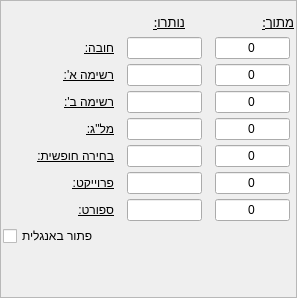
                <widget class="QFrame" name="frame_3">
                 <property name="sizePolicy">
                  <sizepolicy hsizetype="Minimum" vsizetype="Preferred">
                   <horstretch>0</horstretch>
                   <verstretch>0</verstretch>
                  </sizepolicy>
                 </property>
                 <property name="maximumSize">
                  <size>
                   <width>340</width>
                   <height>16777215</height>
                  </size>
                 </property>
                 <property name="frameShape">
                  <enum>QFrame::StyledPanel</enum>
                 </property>
                 <property name="frameShadow">
                  <enum>QFrame::Raised</enum>
                 </property>
                 <layout class="QGridLayout" name="gridLayout_8">
                  <property name="leftMargin">
                   <number>2</number>
                  </property>
                  <property name="rightMargin">
                   <number>2</number>
                  </property>
                  <property name="horizontalSpacing">
                   <number>2</number>
                  </property>
                  <item row="0" column="0">
                   <layout class="QVBoxLayout" name="verticalLayout_23">
                    <property name="spacing">
                     <number>5</number>
                    </property>
                    <property name="sizeConstraint">
                     <enum>QLayout::SetMinimumSize</enum>
                    </property>
                    <item>
                     <layout class="QHBoxLayout" name="horizontalLayout_85">
                      <property name="spacing">
                       <number>12</number>
                      </property>
                      <property name="sizeConstraint">
                       <enum>QLayout::SetMinimumSize</enum>
                      </property>
                      <item>
                       <spacer name="horizontalSpacer_2">
                        <property name="orientation">
                         <enum>Qt::Horizontal</enum>
                        </property>
                        <property name="sizeType">
                         <enum>QSizePolicy::Fixed</enum>
                        </property>
                        <property name="sizeHint" stdset="0">
                         <size>
                          <width>150</width>
                          <height>20</height>
                         </size>
                        </property>
                       </spacer>
                      </item>
                      <item>
                       <widget class="QLabel" name="done_label_7">
                        <property name="sizePolicy">
                         <sizepolicy hsizetype="Minimum" vsizetype="Minimum">
                          <horstretch>0</horstretch>
                          <verstretch>0</verstretch>
                         </sizepolicy>
                        </property>
                        <property name="maximumSize">
                         <size>
                          <width>110</width>
                          <height>16777215</height>
                         </size>
                        </property>
                        <property name="font">
                         <font>
                          <family>Noto Sans</family>
                          <pointsize>10</pointsize>
                          <weight>7</weight>
                          <italic>false</italic>
                          <bold>false</bold>
                          <underline>true</underline>
                         </font>
                        </property>
                        <property name="styleSheet">
                         <string notr="true">font: 57 10pt &quot;Noto Sans&quot;;</string>
                        </property>
                        <property name="text">
                         <string>נותרו:</string>
                        </property>
                       </widget>
                      </item>
                      <item>
                       <spacer name="horizontalSpacer_5">
                        <property name="orientation">
                         <enum>Qt::Horizontal</enum>
                        </property>
                        <property name="sizeType">
                         <enum>QSizePolicy::Fixed</enum>
                        </property>
                        <property name="sizeHint" stdset="0">
                         <size>
                          <width>50</width>
                          <height>20</height>
                         </size>
                        </property>
                       </spacer>
                      </item>
                      <item>
                       <widget class="QLabel" name="of_label_7">
                        <property name="sizePolicy">
                         <sizepolicy hsizetype="Expanding" vsizetype="Minimum">
                          <horstretch>0</horstretch>
                          <verstretch>0</verstretch>
                         </sizepolicy>
                        </property>
                        <property name="maximumSize">
                         <size>
                          <width>110</width>
                          <height>16777215</height>
                         </size>
                        </property>
                        <property name="font">
                         <font>
                          <family>Noto Sans</family>
                          <pointsize>10</pointsize>
                          <weight>7</weight>
                          <italic>false</italic>
                          <bold>false</bold>
                          <underline>true</underline>
                         </font>
                        </property>
                        <property name="toolTip">
                         <string>&lt;html&gt;&lt;head/&gt;&lt;body&gt;&lt;p&gt;יש למלא&lt;/p&gt;&lt;/body&gt;&lt;/html&gt;</string>
                        </property>
                        <property name="styleSheet">
                         <string notr="true">font: 57 10pt &quot;Noto Sans&quot;;</string>
                        </property>
                        <property name="text">
                         <string>מתוך:</string>
                        </property>
                       </widget>
                      </item>
                     </layout>
                    </item>
                    <item>
                     <layout class="QHBoxLayout" name="horizontalLayout_92">
                      <property name="spacing">
                       <number>12</number>
                      </property>
                      <property name="sizeConstraint">
                       <enum>QLayout::SetDefaultConstraint</enum>
                      </property>
                      <item>
                       <widget class="QLabel" name="must_label">
                        <property name="sizePolicy">
                         <sizepolicy hsizetype="Minimum" vsizetype="Fixed">
                          <horstretch>0</horstretch>
                          <verstretch>0</verstretch>
                         </sizepolicy>
                        </property>
                        <property name="maximumSize">
                         <size>
                          <width>110</width>
                          <height>16777215</height>
                         </size>
                        </property>
                        <property name="font">
                         <font>
                          <underline>true</underline>
                         </font>
                        </property>
                        <property name="text">
                         <string>חובה:</string>
                        </property>
                       </widget>
                      </item>
                      <item>
                       <widget class="QLineEdit" name="must_done_in">
                        <property name="sizePolicy">
                         <sizepolicy hsizetype="Minimum" vsizetype="Minimum">
                          <horstretch>0</horstretch>
                          <verstretch>0</verstretch>
                         </sizepolicy>
                        </property>
                        <property name="maximumSize">
                         <size>
                          <width>75</width>
                          <height>16777215</height>
                         </size>
                        </property>
                        <property name="text">
                         <string/>
                        </property>
                        <property name="alignment">
                         <set>Qt::AlignCenter</set>
                        </property>
                        <property name="readOnly">
                         <bool>true</bool>
                        </property>
                       </widget>
                      </item>
                      <item>
                       <widget class="QLineEdit" name="must_of_in">
                        <property name="sizePolicy">
                         <sizepolicy hsizetype="Expanding" vsizetype="Minimum">
                          <horstretch>0</horstretch>
                          <verstretch>0</verstretch>
                         </sizepolicy>
                        </property>
                        <property name="maximumSize">
                         <size>
                          <width>75</width>
                          <height>16777215</height>
                         </size>
                        </property>
                        <property name="text">
                         <string>0</string>
                        </property>
                        <property name="alignment">
                         <set>Qt::AlignCenter</set>
                        </property>
                       </widget>
                      </item>
                     </layout>
                    </item>
                    <item>
                     <layout class="QHBoxLayout" name="horizontalLayout_86">
                      <property name="spacing">
                       <number>12</number>
                      </property>
                      <item>
                       <widget class="QLabel" name="list_a_label_7">
                        <property name="sizePolicy">
                         <sizepolicy hsizetype="Minimum" vsizetype="Fixed">
                          <horstretch>0</horstretch>
                          <verstretch>0</verstretch>
                         </sizepolicy>
                        </property>
                        <property name="maximumSize">
                         <size>
                          <width>110</width>
                          <height>16777215</height>
                         </size>
                        </property>
                        <property name="font">
                         <font>
                          <underline>true</underline>
                         </font>
                        </property>
                        <property name="text">
                         <string>רשימה א':</string>
                        </property>
                       </widget>
                      </item>
                      <item>
                       <widget class="QLineEdit" name="list_a_done_in_7">
                        <property name="sizePolicy">
                         <sizepolicy hsizetype="Minimum" vsizetype="Minimum">
                          <horstretch>0</horstretch>
                          <verstretch>0</verstretch>
                         </sizepolicy>
                        </property>
                        <property name="maximumSize">
                         <size>
                          <width>75</width>
                          <height>16777215</height>
                         </size>
                        </property>
                        <property name="text">
                         <string/>
                        </property>
                        <property name="alignment">
                         <set>Qt::AlignCenter</set>
                        </property>
                        <property name="readOnly">
                         <bool>true</bool>
                        </property>
                       </widget>
                      </item>
                      <item>
                       <widget class="QLineEdit" name="list_a_of_in_7">
                        <property name="sizePolicy">
                         <sizepolicy hsizetype="Expanding" vsizetype="Minimum">
                          <horstretch>0</horstretch>
                          <verstretch>0</verstretch>
                         </sizepolicy>
                        </property>
                        <property name="maximumSize">
                         <size>
                          <width>75</width>
                          <height>16777215</height>
                         </size>
                        </property>
                        <property name="text">
                         <string>0</string>
                        </property>
                        <property name="alignment">
                         <set>Qt::AlignCenter</set>
                        </property>
                       </widget>
                      </item>
                     </layout>
                    </item>
                    <item>
                     <layout class="QHBoxLayout" name="horizontalLayout_87">
                      <property name="spacing">
                       <number>12</number>
                      </property>
                      <item>
                       <widget class="QLabel" name="list_b_label_7">
                        <property name="sizePolicy">
                         <sizepolicy hsizetype="Minimum" vsizetype="Fixed">
                          <horstretch>0</horstretch>
                          <verstretch>0</verstretch>
                         </sizepolicy>
                        </property>
                        <property name="maximumSize">
                         <size>
                          <width>110</width>
                          <height>16777215</height>
                         </size>
                        </property>
                        <property name="font">
                         <font>
                          <underline>true</underline>
                         </font>
                        </property>
                        <property name="text">
                         <string>רשימה ב':</string>
                        </property>
                       </widget>
                      </item>
                      <item>
                       <widget class="QLineEdit" name="list_b_done_in_7">
                        <property name="sizePolicy">
                         <sizepolicy hsizetype="Minimum" vsizetype="Minimum">
                          <horstretch>0</horstretch>
                          <verstretch>0</verstretch>
                         </sizepolicy>
                        </property>
                        <property name="maximumSize">
                         <size>
                          <width>75</width>
                          <height>16777215</height>
                         </size>
                        </property>
                        <property name="text">
                         <string/>
                        </property>
                        <property name="alignment">
                         <set>Qt::AlignCenter</set>
                        </property>
                        <property name="readOnly">
                         <bool>true</bool>
                        </property>
                       </widget>
                      </item>
                      <item>
                       <widget class="QLineEdit" name="list_b_of_in_7">
                        <property name="sizePolicy">
                         <sizepolicy hsizetype="Expanding" vsizetype="Minimum">
                          <horstretch>0</horstretch>
                          <verstretch>0</verstretch>
                         </sizepolicy>
                        </property>
                        <property name="maximumSize">
                         <size>
                          <width>75</width>
                          <height>16777215</height>
                         </size>
                        </property>
                        <property name="text">
                         <string>0</string>
                        </property>
                        <property name="alignment">
                         <set>Qt::AlignCenter</set>
                        </property>
                       </widget>
                      </item>
                     </layout>
                    </item>
                    <item>
                     <layout class="QHBoxLayout" name="horizontalLayout_94">
                      <property name="spacing">
                       <number>12</number>
                      </property>
                      <item>
                       <widget class="QLabel" name="malag_label_">
                        <property name="sizePolicy">
                         <sizepolicy hsizetype="Minimum" vsizetype="Minimum">
                          <horstretch>0</horstretch>
                          <verstretch>0</verstretch>
                         </sizepolicy>
                        </property>
                        <property name="maximumSize">
                         <size>
                          <width>110</width>
                          <height>16777215</height>
                         </size>
                        </property>
                        <property name="styleSheet">
                         <string notr="true">font: 10pt &quot;Noto Sans&quot;;
text-decoration: underline;</string>
                        </property>
                        <property name="text">
                         <string>מל&quot;ג:</string>
                        </property>
                       </widget>
                      </item>
                      <item>
                       <widget class="QLineEdit" name="malag_done_in">
                        <property name="sizePolicy">
                         <sizepolicy hsizetype="Minimum" vsizetype="Minimum">
                          <horstretch>0</horstretch>
                          <verstretch>0</verstretch>
                         </sizepolicy>
                        </property>
                        <property name="maximumSize">
                         <size>
                          <width>75</width>
                          <height>16777215</height>
                         </size>
                        </property>
                        <property name="text">
                         <string/>
                        </property>
                        <property name="alignment">
                         <set>Qt::AlignCenter</set>
                        </property>
                        <property name="readOnly">
                         <bool>true</bool>
                        </property>
                       </widget>
                      </item>
                      <item>
                       <widget class="QLineEdit" name="malag_of_in">
                        <property name="sizePolicy">
                         <sizepolicy hsizetype="Expanding" vsizetype="Minimum">
                          <horstretch>0</horstretch>
                          <verstretch>0</verstretch>
                         </sizepolicy>
                        </property>
                        <property name="maximumSize">
                         <size>
                          <width>75</width>
                          <height>16777215</height>
                         </size>
                        </property>
                        <property name="text">
                         <string>0</string>
                        </property>
                        <property name="alignment">
                         <set>Qt::AlignCenter</set>
                        </property>
                       </widget>
                      </item>
                     </layout>
                    </item>
                    <item>
                     <layout class="QHBoxLayout" name="horizontalLayout_90">
                      <property name="spacing">
                       <number>12</number>
                      </property>
                      <item>
                       <widget class="QLabel" name="free_label_7">
                        <property name="sizePolicy">
                         <sizepolicy hsizetype="Minimum" vsizetype="Minimum">
                          <horstretch>0</horstretch>
                          <verstretch>0</verstretch>
                         </sizepolicy>
                        </property>
                        <property name="maximumSize">
                         <size>
                          <width>110</width>
                          <height>16777215</height>
                         </size>
                        </property>
                        <property name="styleSheet">
                         <string notr="true">font: 10pt &quot;Noto Sans&quot;;
text-decoration: underline;</string>
                        </property>
                        <property name="text">
                         <string>בחירה חופשית:</string>
                        </property>
                       </widget>
                      </item>
                      <item>
                       <widget class="QLineEdit" name="free_done_in_7">
                        <property name="sizePolicy">
                         <sizepolicy hsizetype="Minimum" vsizetype="Minimum">
                          <horstretch>0</horstretch>
                          <verstretch>0</verstretch>
                         </sizepolicy>
                        </property>
                        <property name="maximumSize">
                         <size>
                          <width>75</width>
                          <height>16777215</height>
                         </size>
                        </property>
                        <property name="text">
                         <string/>
                        </property>
                        <property name="alignment">
                         <set>Qt::AlignCenter</set>
                        </property>
                        <property name="readOnly">
                         <bool>true</bool>
                        </property>
                       </widget>
                      </item>
                      <item>
                       <widget class="QLineEdit" name="free_of_in_7">
                        <property name="sizePolicy">
                         <sizepolicy hsizetype="Expanding" vsizetype="Minimum">
                          <horstretch>0</horstretch>
                          <verstretch>0</verstretch>
                         </sizepolicy>
                        </property>
                        <property name="maximumSize">
                         <size>
                          <width>75</width>
                          <height>16777215</height>
                         </size>
                        </property>
                        <property name="text">
                         <string>0</string>
                        </property>
                        <property name="alignment">
                         <set>Qt::AlignCenter</set>
                        </property>
                       </widget>
                      </item>
                     </layout>
                    </item>
                    <item>
                     <layout class="QHBoxLayout" name="horizontalLayout_88">
                      <property name="spacing">
                       <number>12</number>
                      </property>
                      <item>
                       <widget class="QLabel" name="project_label_7">
                        <property name="sizePolicy">
                         <sizepolicy hsizetype="Minimum" vsizetype="Fixed">
                          <horstretch>0</horstretch>
                          <verstretch>0</verstretch>
                         </sizepolicy>
                        </property>
                        <property name="maximumSize">
                         <size>
                          <width>110</width>
                          <height>16777215</height>
                         </size>
                        </property>
                        <property name="font">
                         <font>
                          <underline>true</underline>
                         </font>
                        </property>
                        <property name="text">
                         <string>פרוייקט:</string>
                        </property>
                       </widget>
                      </item>
                      <item>
                       <widget class="QLineEdit" name="project_done_in_7">
                        <property name="sizePolicy">
                         <sizepolicy hsizetype="Minimum" vsizetype="Minimum">
                          <horstretch>0</horstretch>
                          <verstretch>0</verstretch>
                         </sizepolicy>
                        </property>
                        <property name="maximumSize">
                         <size>
                          <width>75</width>
                          <height>16777215</height>
                         </size>
                        </property>
                        <property name="text">
                         <string/>
                        </property>
                        <property name="alignment">
                         <set>Qt::AlignCenter</set>
                        </property>
                        <property name="readOnly">
                         <bool>true</bool>
                        </property>
                       </widget>
                      </item>
                      <item>
                       <widget class="QLineEdit" name="project_of_in_7">
                        <property name="sizePolicy">
                         <sizepolicy hsizetype="Expanding" vsizetype="Minimum">
                          <horstretch>0</horstretch>
                          <verstretch>0</verstretch>
                         </sizepolicy>
                        </property>
                        <property name="maximumSize">
                         <size>
                          <width>75</width>
                          <height>16777215</height>
                         </size>
                        </property>
                        <property name="layoutDirection">
                         <enum>Qt::LeftToRight</enum>
                        </property>
                        <property name="text">
                         <string>0</string>
                        </property>
                        <property name="alignment">
                         <set>Qt::AlignCenter</set>
                        </property>
                       </widget>
                      </item>
                     </layout>
                    </item>
                    <item>
                     <layout class="QHBoxLayout" name="horizontalLayout_89">
                      <property name="spacing">
                       <number>12</number>
                      </property>
                      <item>
                       <widget class="QLabel" name="sport_label_7">
                        <property name="sizePolicy">
                         <sizepolicy hsizetype="Minimum" vsizetype="Fixed">
                          <horstretch>0</horstretch>
                          <verstretch>0</verstretch>
                         </sizepolicy>
                        </property>
                        <property name="maximumSize">
                         <size>
                          <width>110</width>
                          <height>16777215</height>
                         </size>
                        </property>
                        <property name="styleSheet">
                         <string notr="true">font: 10pt &quot;Noto Sans&quot;;
text-decoration: underline;</string>
                        </property>
                        <property name="text">
                         <string>ספורט:</string>
                        </property>
                       </widget>
                      </item>
                      <item>
                       <widget class="QLineEdit" name="sport_done_in_7">
                        <property name="sizePolicy">
                         <sizepolicy hsizetype="Minimum" vsizetype="Minimum">
                          <horstretch>0</horstretch>
                          <verstretch>0</verstretch>
                         </sizepolicy>
                        </property>
                        <property name="maximumSize">
                         <size>
                          <width>75</width>
                          <height>16777215</height>
                         </size>
                        </property>
                        <property name="text">
                         <string/>
                        </property>
                        <property name="alignment">
                         <set>Qt::AlignCenter</set>
                        </property>
                        <property name="readOnly">
                         <bool>true</bool>
                        </property>
                       </widget>
                      </item>
                      <item>
                       <widget class="QLineEdit" name="sport_of_in_7">
                        <property name="sizePolicy">
                         <sizepolicy hsizetype="Expanding" vsizetype="Minimum">
                          <horstretch>0</horstretch>
                          <verstretch>0</verstretch>
                         </sizepolicy>
                        </property>
                        <property name="maximumSize">
                         <size>
                          <width>75</width>
                          <height>16777215</height>
                         </size>
                        </property>
                        <property name="layoutDirection">
                         <enum>Qt::LeftToRight</enum>
                        </property>
                        <property name="text">
                         <string>0</string>
                        </property>
                        <property name="alignment">
                         <set>Qt::AlignCenter</set>
                        </property>
                       </widget>
                      </item>
                     </layout>
                    </item>
                    <item>
                     <layout class="QHBoxLayout" name="horizontalLayout_91">
                      <property name="spacing">
                       <number>12</number>
                      </property>
                      <item>
                       <widget class="QCheckBox" name="english_checkbox_7">
                        <property name="maximumSize">
                         <size>
                          <width>120</width>
                          <height>16777215</height>
                         </size>
                        </property>
                        <property name="layoutDirection">
                         <enum>Qt::LeftToRight</enum>
                        </property>
                        <property name="text">
                         <string>פתור באנגלית</string>
                        </property>
                       </widget>
                      </item>
                      <item>
                       <spacer name="horizontalSpacer_17">
                        <property name="orientation">
                         <enum>Qt::Horizontal</enum>
                        </property>
                        <property name="sizeType">
                         <enum>QSizePolicy::Fixed</enum>
                        </property>
                        <property name="sizeHint" stdset="0">
                         <size>
                          <width>195</width>
                          <height>20</height>
                         </size>
                        </property>
                       </spacer>
                      </item>
                     </layout>
                    </item>
                    <item>
                     <spacer name="verticalSpacer_23">
                      <property name="orientation">
                       <enum>Qt::Vertical</enum>
                      </property>
                      <property name="sizeHint" stdset="0">
                       <size>
                        <width>20</width>
                        <height>40</height>
                       </size>
                      </property>
                     </spacer>
                    </item>
                   </layout>
                  </item>
                 </layout>
                </widget>
